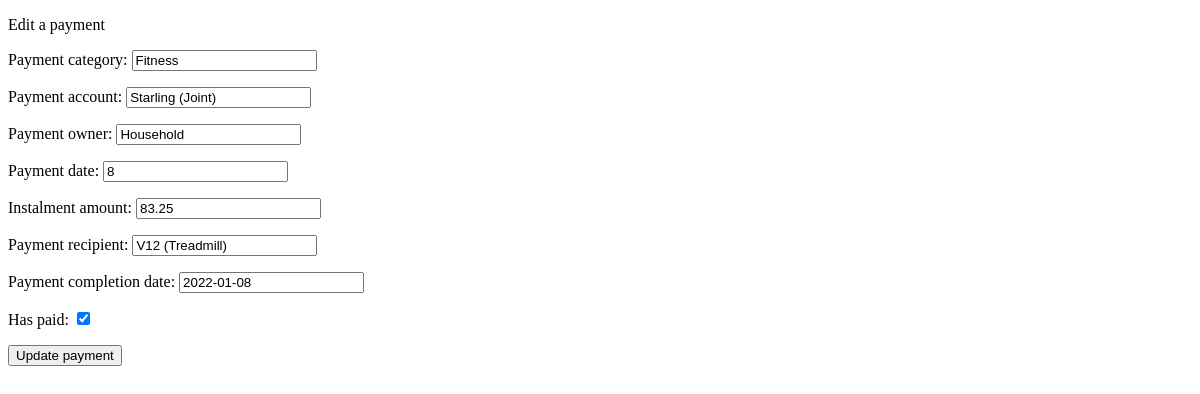
The app's page /edit_payment/7, older data.
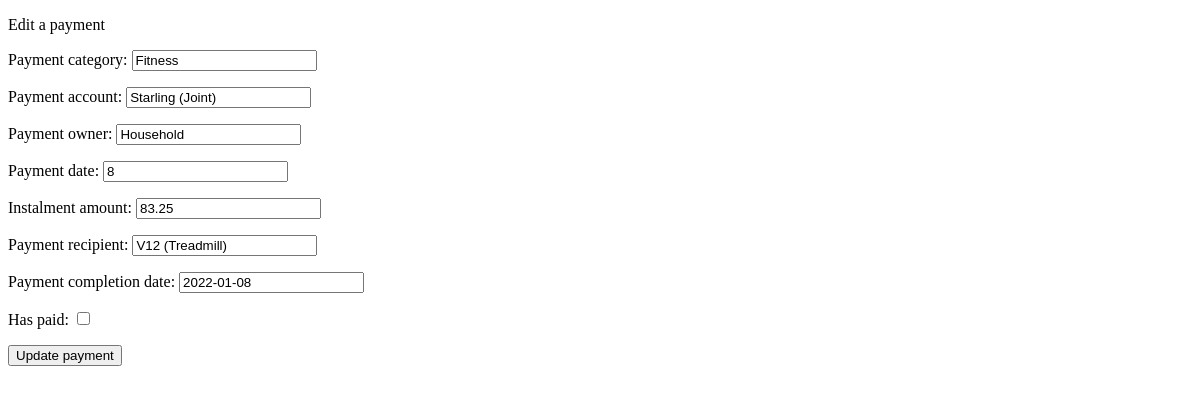
The same page, newer data.
### monthly_budget/models.py (models this page shows, shortened)
class Payment(models.Model):
    payment_category = models.CharField(max_length=50, null=False, blank=False)
    payment_account = models.CharField(max_length=50, null=False, blank=False, default="Starling (Joint)")
    payment_owner = models.CharField(max_length=50, null=False, blank=False, default="Household")
    payment_date = models.IntegerField(null=False, blank=False)
    instalment_amount = models.DecimalField(max_digits=6, decimal_places=2, blank=False)
    payment_recipient = models.CharField(max_length=50, null=False, blank=False)
    has_paid = models.BooleanField(null=False, blank=False, default=False)
    payment_completion_date = models.DateField(null=True, blank=True)

### monthly_budget/views.py (the view)
# urls.py: path('edit_payment/<payment_id>', views.edit_payment, name='edit_payment'),
def edit_payment(request, payment_id):
    paymentItem = get_object_or_404(Payment, id=payment_id)
    if request.method == 'POST':
        paymentForm = PaymentForm(request.POST, instance=paymentItem)
        if paymentForm.is_valid():
            paymentForm.save()
            return redirect('get_monthly_budget_list')
    editPaymentForm = PaymentForm(instance=paymentItem)
    context ={
        'editPaymentForm': editPaymentForm
    }
    return render(request, 'monthly_budget/edit_payment.html', context)

### monthly_budget/forms.py
class PaymentForm(forms.ModelForm):
    class Meta:
        model = Payment
        fields = ['payment_category',
                'payment_account',
                'payment_owner',
                'payment_date',
                'instalment_amount',
                'payment_recipient',
                'payment_completion_date',
                'has_paid']

### monthly_budget/templates/monthly_budget/edit_payment.html (shortened to what this page needs)
<!DOCTYPE html>
<html lang="en">
<head>
</head>
<body>
    <p>Edit a payment</p>
    <form method="POST">
        {{ editPaymentForm.as_p }}
        <div class="">
            <p>
                <button type="submit">Update payment</button>
            </p>
        </div>
    </form>
</body>
</html>

Row changes from the older to the newer data that the page shows:
changed Payment "Fitness": has_paid "☑" → "☐"
